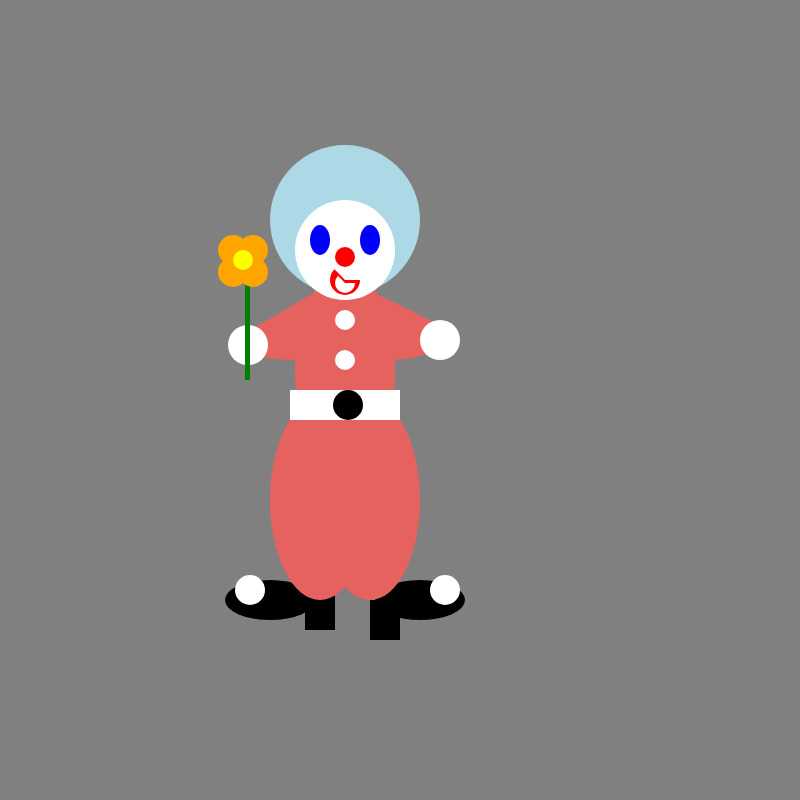
Frame 1 (no input)
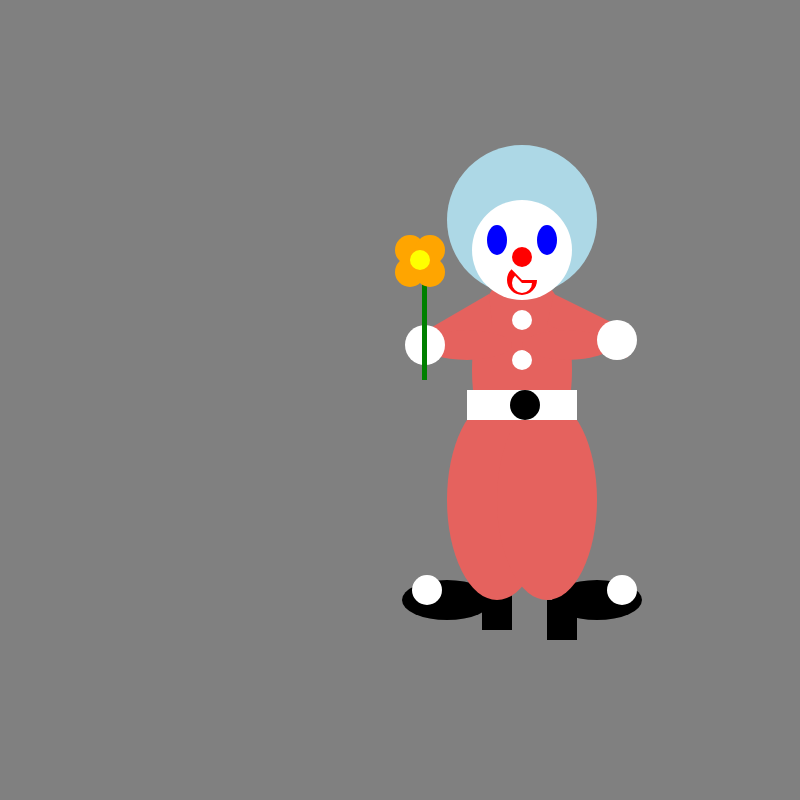
Frame 60 (no input)
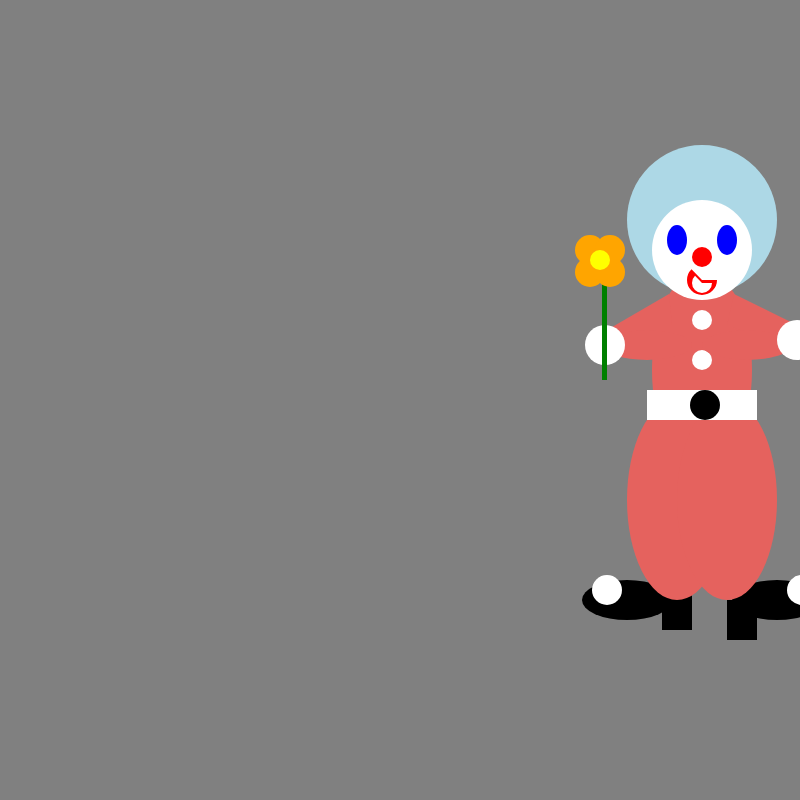
Frame 120 (the mouse pressed at the canvas centre since frame 60)

The p5.js sketch that drew these frames (run headless with seeded random() and noise() and a simulated clock; from frame 60 on, the mouse is pressed at the canvas centre):

// p5.js sketch
// ── sketch.js
let x = 0;

function setup() {
  createCanvas(800, 800);
}

function draw() {

  push();
  translate(x, 0);
  avatar();
  pop();

  x = x+3;

  if (x > width) {
    x = 0;
  }
}

function avatar() {
  background("grey");
  noStroke();

  //Shoes
  fill("black");
  ellipse(270, 600, 90, 40);
  rect(305, 590, 30, 40);
  ellipse(420, 600, 90, 40);
  rect(370, 600, 30, 40);
  fill("white");
  ellipse(250, 590, 30, 30);
  ellipse(445, 590, 30, 30);

  //Body
  fill("#E5625E");
  ellipse(345, 370, 100, 200);
  ellipse(320, 500, 100, 200);
  ellipse(370, 500, 100, 200);
  fill("white");
  ellipse(345, 320, 20, 20);
  ellipse(345, 360, 20, 20);

  //Arms
  fill("#E5625E");
  quad(312, 294, 315, 325, 245, 360, 250, 330);
  ellipse(290, 345, 90, 30);
  fill("white");
  ellipse(248, 345, 40, 40);

  fill("#E5625E");
  quad(377, 294, 370, 325, 450, 358, 450, 330);
  ellipse(390, 345, 90, 30);
  fill("white");
  ellipse(440, 340, 40, 40);

  //Flower
  fill("green");
  rect(245, 280, 5, 100);
  fill("orange");
  ellipse(233, 272, 30, 30);
  ellipse(233, 250, 30, 30);
  ellipse(253, 272, 30, 30);
  ellipse(253, 250, 30, 30);
  fill("yellow");
  ellipse(243, 260, 20, 20);

  //Belt
  fill("white");
  rect(290, 390, 110, 30);
  fill("black");
  ellipse(348, 405, 30, 30);

  //Hair
  fill("#ADD8E6");
  ellipse(345, 220, 150, 150);

  //Head
  fill("white");
  ellipse(345, 250, 100, 100);

  //Face
  fill("blue");
  ellipse(320, 240, 20, 30);
  ellipse(370, 240, 20, 30);
  fill("red");
  ellipse(345, 257, 20, 20);
  arc(345, 280, 30, 30, 0, 205);
  fill("white");
  arc(345, 283, 20, 20, 0, 205);

}
